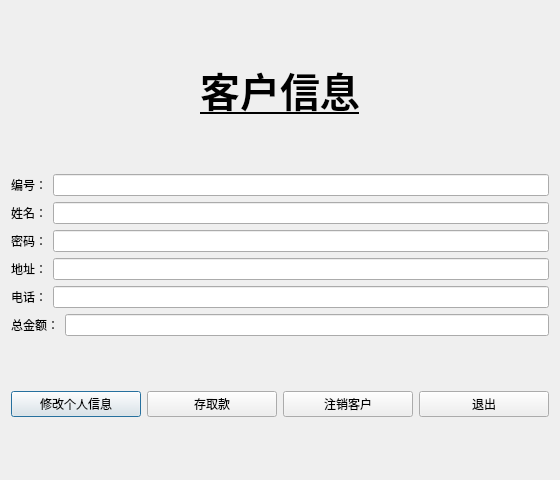
<?xml version="1.0" encoding="UTF-8"?>
<ui version="4.0">
 <class>admsearch</class>
 <widget class="QDialog" name="admsearch">
  <property name="geometry">
   <rect>
    <x>0</x>
    <y>0</y>
    <width>560</width>
    <height>480</height>
   </rect>
  </property>
  <property name="windowTitle">
   <string>客户信息</string>
  </property>
  <layout class="QVBoxLayout" name="verticalLayout_2">
   <item>
    <widget class="QLabel" name="label">
     <property name="sizePolicy">
      <sizepolicy hsizetype="Preferred" vsizetype="Fixed">
       <horstretch>0</horstretch>
       <verstretch>0</verstretch>
      </sizepolicy>
     </property>
     <property name="font">
      <font>
       <pointsize>30</pointsize>
       <weight>75</weight>
       <bold>true</bold>
       <underline>true</underline>
      </font>
     </property>
     <property name="text">
      <string>客户信息</string>
     </property>
     <property name="alignment">
      <set>Qt::AlignCenter</set>
     </property>
    </widget>
   </item>
   <item>
    <layout class="QVBoxLayout" name="verticalLayout">
     <item>
      <layout class="QHBoxLayout" name="horizontalLayout">
       <item>
        <widget class="QLabel" name="label_5">
         <property name="text">
          <string>编号：</string>
         </property>
        </widget>
       </item>
       <item>
        <widget class="QLineEdit" name="le_num">
         <property name="echoMode">
          <enum>QLineEdit::Normal</enum>
         </property>
         <property name="readOnly">
          <bool>true</bool>
         </property>
        </widget>
       </item>
      </layout>
     </item>
     <item>
      <layout class="QHBoxLayout" name="horizontalLayout_2">
       <item>
        <widget class="QLabel" name="label_2">
         <property name="text">
          <string>姓名：</string>
         </property>
        </widget>
       </item>
       <item>
        <widget class="QLineEdit" name="le_name">
         <property name="echoMode">
          <enum>QLineEdit::Normal</enum>
         </property>
         <property name="readOnly">
          <bool>true</bool>
         </property>
        </widget>
       </item>
      </layout>
     </item>
     <item>
      <layout class="QHBoxLayout" name="horizontalLayout_3">
       <item>
        <widget class="QLabel" name="label_3">
         <property name="text">
          <string>密码：</string>
         </property>
        </widget>
       </item>
       <item>
        <widget class="QLineEdit" name="le_password">
         <property name="echoMode">
          <enum>QLineEdit::Normal</enum>
         </property>
         <property name="readOnly">
          <bool>false</bool>
         </property>
        </widget>
       </item>
      </layout>
     </item>
     <item>
      <layout class="QHBoxLayout" name="horizontalLayout_4">
       <item>
        <widget class="QLabel" name="label_4">
         <property name="text">
          <string>地址：</string>
         </property>
        </widget>
       </item>
       <item>
        <widget class="QLineEdit" name="le_address">
         <property name="echoMode">
          <enum>QLineEdit::Normal</enum>
         </property>
         <property name="readOnly">
          <bool>false</bool>
         </property>
        </widget>
       </item>
      </layout>
     </item>
     <item>
      <layout class="QHBoxLayout" name="horizontalLayout_5">
       <item>
        <widget class="QLabel" name="label_6">
         <property name="text">
          <string>电话：</string>
         </property>
        </widget>
       </item>
       <item>
        <widget class="QLineEdit" name="le_phone">
         <property name="echoMode">
          <enum>QLineEdit::Normal</enum>
         </property>
         <property name="readOnly">
          <bool>false</bool>
         </property>
        </widget>
       </item>
      </layout>
     </item>
     <item>
      <layout class="QHBoxLayout" name="horizontalLayout_6">
       <item>
        <widget class="QLabel" name="label_7">
         <property name="text">
          <string>总金额：</string>
         </property>
        </widget>
       </item>
       <item>
        <widget class="QLineEdit" name="le_money">
         <property name="echoMode">
          <enum>QLineEdit::Normal</enum>
         </property>
         <property name="readOnly">
          <bool>true</bool>
         </property>
        </widget>
       </item>
      </layout>
     </item>
    </layout>
   </item>
   <item>
    <layout class="QHBoxLayout" name="horizontalLayout_7">
     <item>
      <widget class="QPushButton" name="admuser_change">
       <property name="text">
        <string>修改个人信息</string>
       </property>
      </widget>
     </item>
     <item>
      <widget class="QPushButton" name="pushButton_3">
       <property name="text">
        <string>存取款</string>
       </property>
      </widget>
     </item>
     <item>
      <widget class="QPushButton" name="btn_cancel">
       <property name="text">
        <string>注销客户</string>
       </property>
      </widget>
     </item>
     <item>
      <widget class="QPushButton" name="pushButton_2">
       <property name="text">
        <string>退出</string>
       </property>
      </widget>
     </item>
    </layout>
   </item>
  </layout>
 </widget>
 <resources/>
 <connections/>
</ui>
